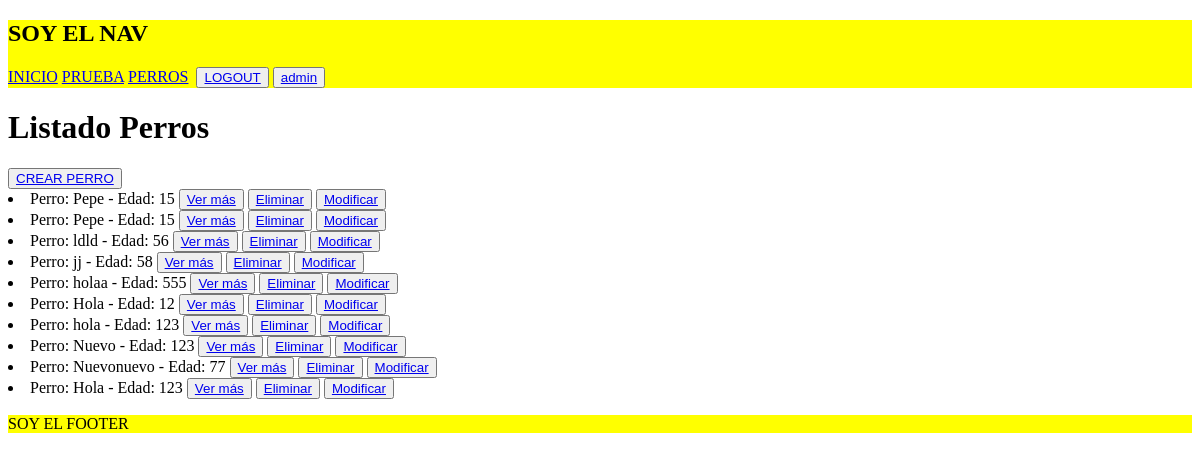
Page /perros/ (signed in) on the committed database.
### inicio/models.py (models this page shows)
class Perro(models.Model):
    nombre = models.CharField(max_length=20)
    edad = models.IntegerField()
    descripcion = models.TextField(null=True)
    def __str__(self):
        return f"Perro: {self.nombre} - Edad: {self.edad}"

### inicio/views.py (the view)
# urls.py: path('perros/', views.ListarPerros.as_view(), name='listar_perros'),
class ListarPerros(ListView):
    model = Perro
    template_name = 'inicio/CBV/listar_perros_CBV.html'
    context_object_name = 'perros'

### inicio/templates/inicio/CBV/listar_perros_CBV.html (shortened to what this page needs)
{% extends 'base.html' %}
{% block contenido %}
    <h1>Listado Perros</h1>
    <button><a href={% url 'inicio:crear_perro' %}>CREAR PERRO</a></button>
    {% if perros %}
    {% for perro in perros %}
    <li>
        {{perro}}
        <button>
            <a href={% url 'inicio:mostrar_perro' perro.id %}>Ver más</a>
        </button>
        <button>
            <a href={% url 'inicio:eliminar_perro' perro.id %}>Eliminar</a>
        </button>
        <button>
            <a href={% url 'inicio:modificar_perro' perro.id %}>Modificar</a>
        </button>
    </li>
    {% endfor %}
    {% else %}
    {% comment %} <p>No se encontró "{{busqueda}}" en los datos cargados.</p> {% endcomment %}
    <p>No se encontraron datos cargados.</p>
    {% endif %}
{% endblock contenido %}

### templates/base.html (shortened to what this page needs)
<!DOCTYPE html>
<html lang="en">
    {% load static %}
    <head>
        <link rel="stylesheet" href={% static 'css/style.css' %}>
    </head>
    <body>
        <nav class='nav'>
            <div>
                <h1>SOY EL NAV</h1>
                    <a href={% url 'inicio:inicio' %}>INICIO</a>
                <a href={% url 'inicio:prueba' %}>PRUEBA</a>
                    <a href={% url 'inicio:listar_perros' %}>PERROS</a>
                {% if  request.user.is_authenticated %}
                    <button>
                        <a href={% url 'usuario:logout' %}>LOGOUT</a>
                    </button>
                    <button>
                        <a href={% url 'usuario:editar_perfil' %}>{{request.user.username}}</a>
                    </button>
                {% endif %}
            </div>
        </nav>
        {% block contenido %}
        {% endblock contenido %}
        <footer class='footer'>
            <div>
                <p>SOY EL FOOTER</p>
            </div>
        </footer>
    </body>
    </html>

### inicio/static/css/style.css (style rules this page uses)
.nav { background-color: yellow; }
.footer { background-color: yellow; }

### rows in the picture
Perro: nombre+edad "Perro: Pepe - Edad: 15"
Perro: nombre+edad "Perro: Pepe - Edad: 15"
Perro: nombre+edad "Perro: ldld - Edad: 56"
Perro: nombre+edad "Perro: jj - Edad: 58"
Perro: nombre+edad "Perro: holaa - Edad: 555"
Perro: nombre+edad "Perro: Hola - Edad: 12"
Perro: nombre+edad "Perro: hola - Edad: 123"
Perro: nombre+edad "Perro: Nuevo - Edad: 123"
Perro: nombre+edad "Perro: Nuevonuevo - Edad: 77"
Perro: nombre+edad "Perro: Hola - Edad: 123"

### other values in the picture
{{ request.user.username }} "admin"
